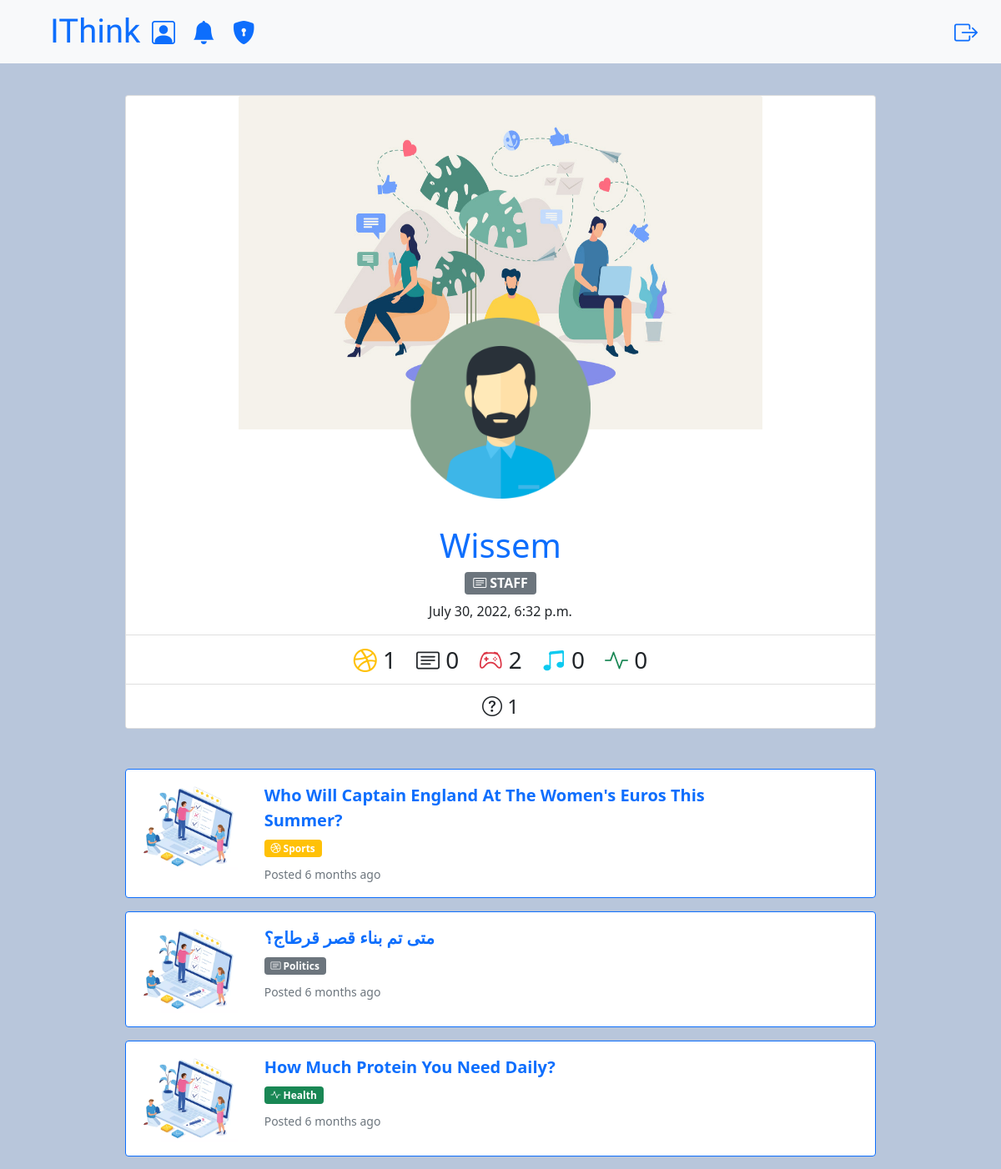
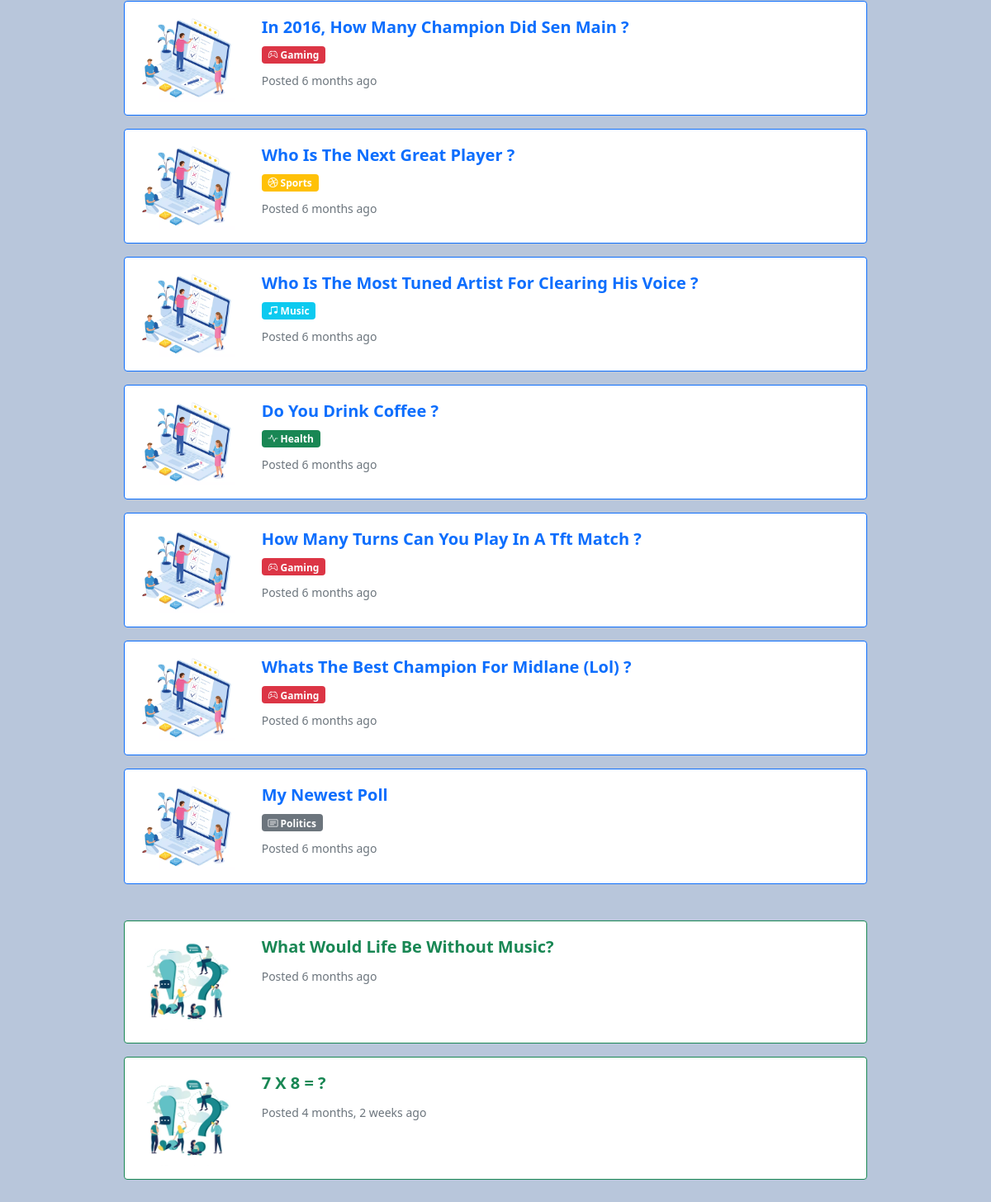
The page /profile/wissem (signed in) on the database as committed earlier (2 pictures, top to bottom).
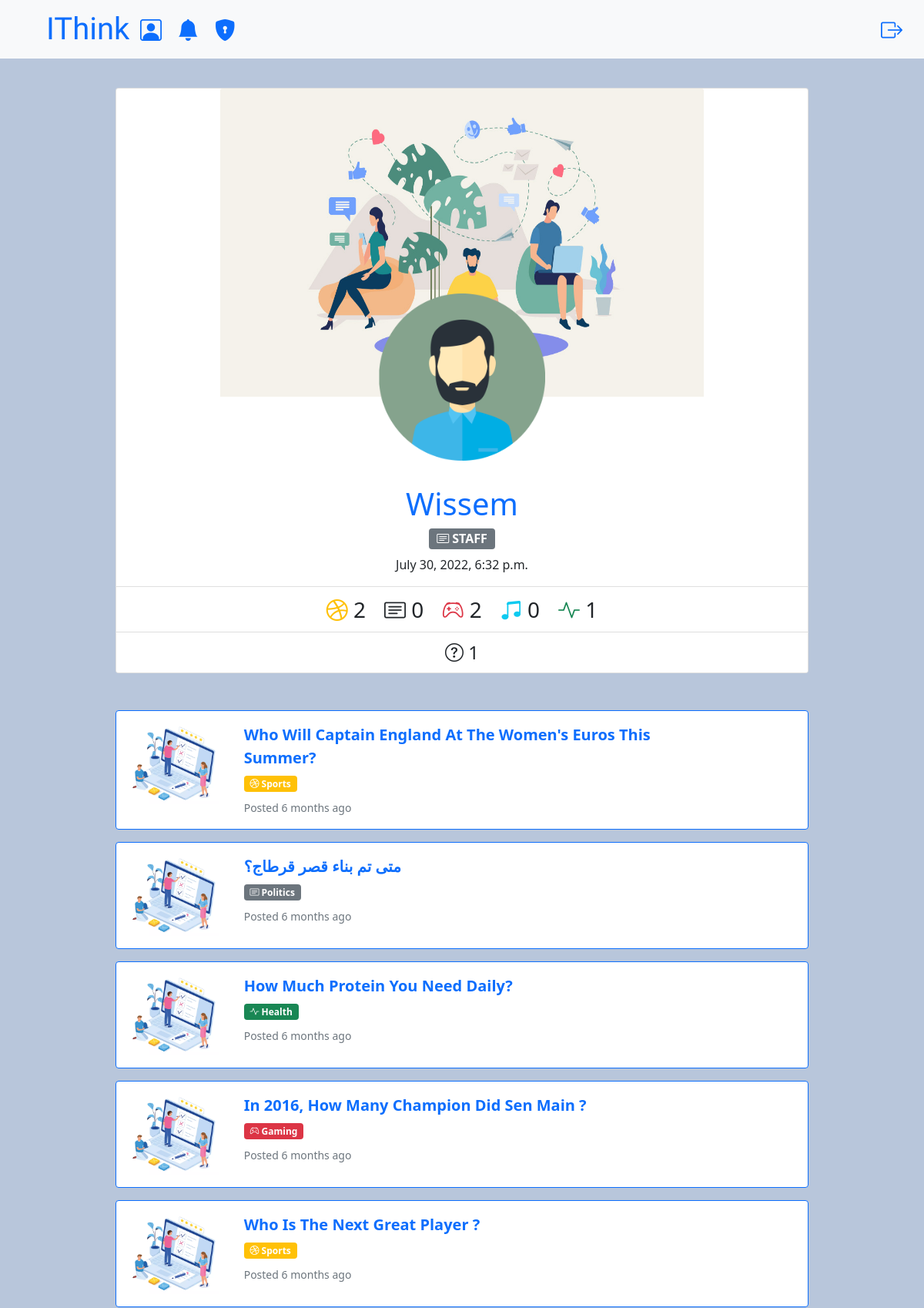
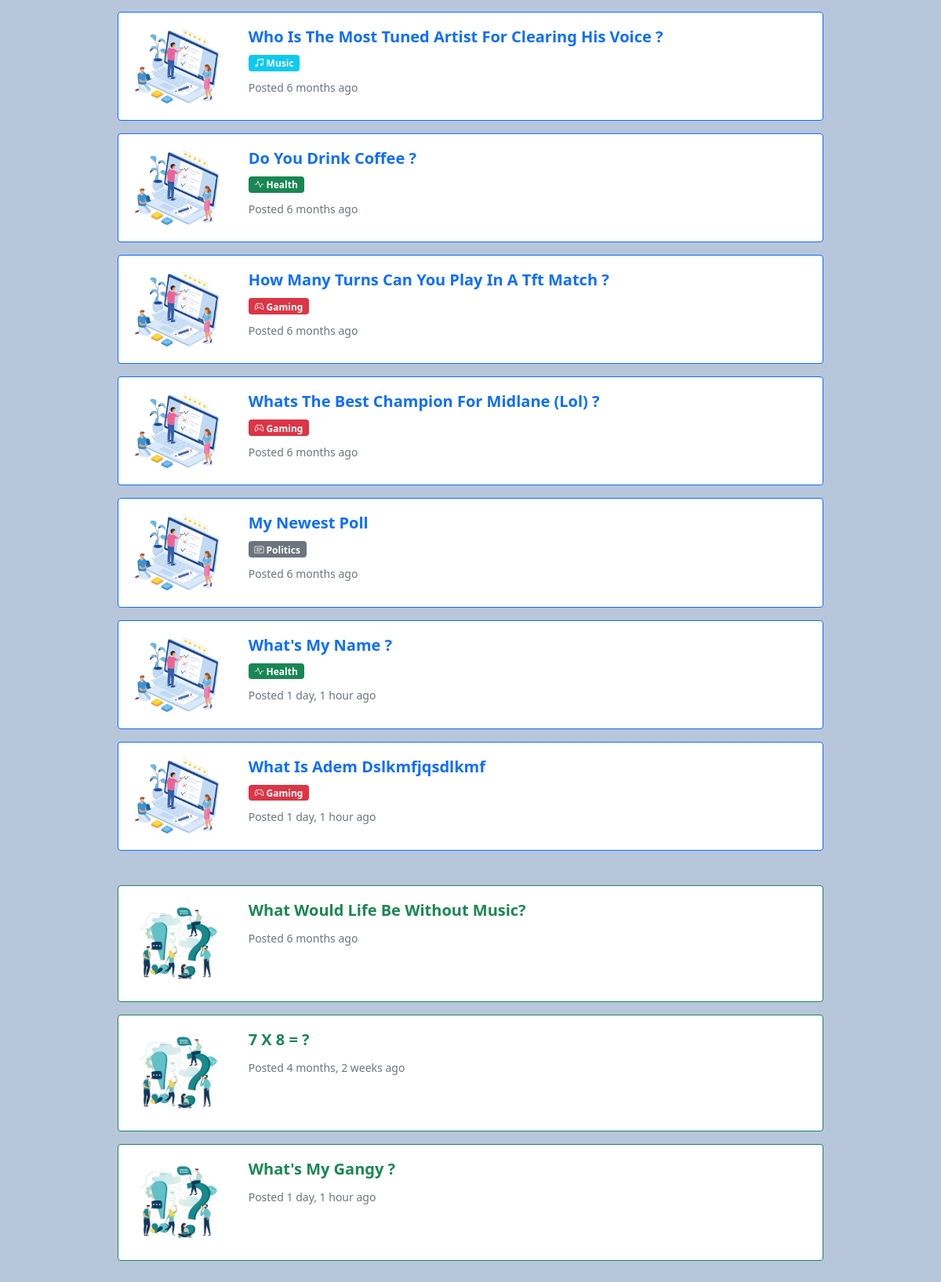
The same page on the database as committed later (2 pictures, top to bottom).
### polls/models.py (models this page shows, shortened)
class user(models.Model):
    genders = (
        ('m', 'male'),
        ('f', 'female'),
    )
    profile_picture_numbers = (
        ("['1']", '1'),
        ("['2']", '2'),
        ("['3']", '3'),
        ("['4']", '4'),
        ("['5']", '5'),
        ("['6']", '6'),
    )
    user = models.OneToOneField(User, on_delete=models.CASCADE, unique=True)
    username = models.CharField(max_length=30)
    gender = models.CharField(max_length=6, choices=genders)
    started_date = models.DateTimeField(default=timezone.now)
    email = models.EmailField(max_length=255, unique=True)
    profile_picture_number = models.CharField(
        max_length=10, choices=profile_picture_numbers)
    cover_picture_number = models.IntegerField(default=3)
    USERNAME_FIELD = "email"

class poll(models.Model):
    genres = (
        ('p', 'politics'),
        ('s', 'sports'),
        ('g', 'gaming'),
        ('h', 'health'),
        ('m', 'music'),
    )
    status = (
        ('approved', 'approved'),
        ('pending', 'pending'),
        ('disapproved', 'disapproved')
    )
    creator = models.CharField(max_length=30)
    status = models.CharField(
        max_length=11, choices=status, default="pending")
    question = models.CharField(max_length=200)
    genre = models.CharField(max_length=10, choices=genres)
    answer1 = models.CharField(max_length=200, blank=True, null=True)
    count1 = models.IntegerField(default=0)
    answer2 = models.CharField(max_length=200, blank=True, null=True)
    count2 = models.IntegerField(default=0)
    answer3 = models.CharField(max_length=200, blank=True, null=True)
    count3 = models.IntegerField(default=0)
    answer4 = models.CharField(max_length=200, blank=True, null=True)
    count4 = models.IntegerField(default=0)
    answer5 = models.CharField(max_length=200, blank=True, null=True)
    count5 = models.IntegerField(default=0)
    answer6 = models.CharField(max_length=200, blank=True, null=True)
    count6 = models.IntegerField(default=0)
    created_time = models.DateTimeField(default=timezone.now)

### questions/models.py (models this page shows, shortened)
class question(models.Model):
    status = (
        ("approved", "approved"),
        ("pending", "pending"),
        ("disapproved", "disapproved")
    )
    status = models.CharField(
        max_length=11, choices=status, default="pending")
    question = models.CharField(max_length=200)
    creator = models.CharField(max_length=30)
    created_time = models.DateTimeField(default=timezone.now)

### polls/views.py (the view)
# urls.py: path('profile/<str:name>', profileView.as_view(), name="profile"),
class profileView(LoginRequiredMixin, ListView):
    model = user
    template_name = "profile.html"
    def get_context_data(self, **kwargs):
        context = super().get_context_data(**kwargs)
        context["user"] = user.objects.get(username=self.kwargs["name"])
        voted_polls = voted.objects.filter(user=context["user"].id)
        context["voted_polls_number"] = len(voted_polls)
        context["sports"] = 0
        context["politics"] = 0
        context["gaming"] = 0
        context["music"] = 0
        context["health"] = 0
        for vote in voted_polls:
            if vote.poll.genre == "s":
                context["sports"] += 1
            elif vote.poll.genre == "p":
                context["politics"] += 1
            elif vote.poll.genre == "g":
                context["gaming"] += 1
            elif vote.poll.genre == "m":
                context["music"] += 1
            elif vote.poll.genre == "h":
                context["health"] += 1
        answered_questions_number = question_answered.objects.filter(
            user=context["user"].id)
        context["answered_questions_number"] = len(answered_questions_number)
        context["owned_polls"] = poll.objects.filter(
            creator=self.kwargs["name"])
        context["owned_questions"] = question.objects.filter(
            creator=self.kwargs["name"])
        return context

### templates/profile.html (shortened to what this page needs)
<!DOCTYPE html>
<html lang="en">
    <head>
        {% extends 'main.html' %} {% load static %}
        {% block content %}
        <div class="container bg_light" style="width: 77%; margin-top: 3.2%">
            <div class="card mb-5 " style="width: 100%">
                <div class="col d-flex justify-content-center">
                {% if user.cover_picture_number == 1 %}
                    <img
                        src="{% static 'images\covers\cover1.jpg' %}"
                        class="card-img-top bg-light"
                        style="height: 50vh; width: 70%"
                        alt="..."
                        />
                {% elif user.cover_picture_number == 4 %}
                    <img
                        src="{% static 'images\covers\cover4.jpg' %}"
                        class="card-img-top bg-light"
                        style="height: 50vh; width: 70%"
                        alt="..."
                        />
                {% endif %}
                </div>
                <div class="card-body little-profile text-center">
                    <div style="margin-top: -150px">
                        {% if user.profile_picture_number == "['1']" %}
                        <img
                            src="{% static 'images\avatars\men_avatar_1.png' %}"
                            alt="avatar"
                            width="25%"
                            height="25%"
                        />
                        {% elif user.profile_picture_number == "['3']" %}
                        <img
                            src="{% static 'images\avatars\men_avatar_3.png' %}"
                            alt="avatar"
                            width="25%"
                            height="25%"
                        />
                        {% endif %}
                    </div>
                </div>
                <div class="card-body">
                    <div class="col d-flex justify-content-center">
                        <h1 class="card-title text-primary">
                            {{ user.username|title }}
                        </h1>
                    </div>
                    {% if request.user.groups.get %}
                        <div class="col d-flex justify-content-center">
                            <h6><span class="badge badge-pill bg-secondary fs-6"><i class="bi bi-card-text"></i> {{ request.user.groups.get|upper }}</span></h6>
                        </div>
                    {% endif %}
                    <div class="col d-flex justify-content-center">
                        <p class="card-text">{{ user.started_date }}</p>
                    </div>
                </div>
                <ul class="list-group list-group-flush">
                    <li class="list-group-item d-flex justify-content-center">
                        <div class="row row-cols-auto fs-3">
                            <div class="col">
                                <i class="bi bi-dribbble text-warning"></i>
                                {{ sports }}
                            </div>
                            <div class="col">
                                <i class="bi bi-card-text text-dark"></i>
                                {{ politics }}
                            </div>
                            <div class="col">
                                <i class="bi bi-controller text-danger"></i>
                                {{ gaming }}
                            </div>
                            <div class="col">
                                <i
                                    class="bi bi-music-note-beamed text-info"
                                ></i>
                                {{ music }}
                            </div>
                            <div class="col">
                                <i class="bi bi-activity text-success"></i>
                                {{ health }}
                            </div>
                        </div>
                    </li>
                    <li class="list-group-item d-flex justify-content-center">
                        <div class="row row-cols-auto fs-4">
                            <div class="col">
                                <i class="bi bi-question-circle"></i>
                                {{ answered_questions_number }}
                            </div>
                        </div>
                    </li>
                </ul>
            </div>
            {% for poll in owned_polls %}
            <div class="card mb-3 mt-2 border-primary">
                <div class="row g-0">
                    <div class="col-md-2">
                        <img src="{% static "images/poll.png" %}"
                        class="img-fluid rounded-start p-3" alt="...">
                    </div>
                    <div class="col-md-8">
                        <div class="card-body">
                            <a href="{% url 'poll_vote' poll.pk %}" class="card-title text-decoration-none fs-5 fw-bold" >{{ poll.question|title }}</a>
                              {% if poll.genre == "p" %}
                              <h6><span class="badge badge-pill bg-secondary mt-2"><i class="bi bi-card-text"></i> Politics</span></h6>
                              {% endif %}
                              {% if poll.genre == "s" %}
                              <h6><span class="badge badge-pill bg-warning mt-2"><i class="bi bi-dribbble"></i> Sports</span></h6>
                              {% endif %}
                              {% if poll.genre == "g" %}
                              <h6><span class="badge badge-pill bg-danger mt-2"><i class="bi bi-controller"></i> Gaming</i></span></h6>
                              {% endif %}
                              {% if poll.genre == "h" %}
                              <h6><span class="badge badge-pill bg-success mt-2"><i class="bi bi-activity"></i> Health</span></h6>
                              {% endif %}
                              {% if poll.genre == "m" %}
                              <h6><span class="badge badge-pill bg-info mt-2"><i class="bi bi-music-note-beamed"></i> Music</span></h6>
                              {% endif %}
                            <p class="card-text">
                                <small class="text-muted"
                                    >Posted {{ poll.created_time|timesince }} ago</small
                                >
                            </p>
                        </div>
                    </div>
                </div>
            </div>
            {% endfor %}
            <div class="" style="height:20px"></div>
            {% for question in owned_questions %}
            <div class="card mb-3 mt-2 border-success">
                <div class="row g-0">
                    <div class="col-md-2">
                        <img src="{% static "images/q&a.png" %}"
                        class="img-fluid rounded-start p-3" alt="...">
                    </div>
                    <div class="col-md-8">
                        <div class="card-body">
                            <a href="{% url "question_answer" question.pk %}" class="card-title text-decoration-none fs-5 fw-bold text-success" >{{ question.question|title }}</a>
                            <p class="card-text mt-2">
                                <small class="text-muted"
                                    >Posted {{ question.created_time|timesince }} ago</small
                                >
                            </p>
                        </div>
                    </div>
                </div>
            </div>
            {% endfor %}
            <div class="" style="height:50px"></div>
        </div>
        {% endblock content %}

### templates/main.html (shortened to what this page needs)
<!DOCTYPE html>
<html lang="en">
<head>
    <link
    href="https://cdn.jsdelivr.net/npm/bootstrap@5.1.3/dist/css/bootstrap.min.css"
    rel="stylesheet"
    />
    <link rel="stylesheet" href="https://cdn.jsdelivr.net/npm/bootstrap-icons@1.7.2/font/bootstrap-icons.css">
    {% load static %}
    <link rel="stylesheet" href="{% static 'css/styles.css' %}" />
</head>
<body>
    <nav class="navbar navbar-light bg-light">
        <div class="container-fluid">
            <div class="col-md-1">
                <a id="title" class="navbar-brand text-primary ms-5 fs-1" href="{% url 'home' "ALL" %}" >IThink</a>
            </div>
            {% if request.user.is_authenticated %}
                <div class="col ms-5">
                    <a class="navbar-brand text-primary fs-3 ms-4" href="{% url "profile" request.user %}"><i class="bi bi-person-square"></i></a>
                    <a class="navbar-brand text-primary fs-3 " href="{% url "notifications" %}"><i class="bi bi-bell-fill"></i></a>
                    {% if request.user.groups.get %}
                        <a class="navbar-brand text-primary fs-3 " href="{% url "staffEdit" %}"><i class="bi bi-shield-lock-fill"></i></a>
                    {% endif %}
                </div>
                <div class="col">
                    <a class="navbar-brand text-primary fs-3 ms-4 float-end" href="{% url 'logout' %}"><i class="bi bi-box-arrow-right"></i></a>
                </div>
            {% endif %}
        </div>
    </nav>
    {% block content %}
    {% endblock content %}
</body>
</html>

### static/css/styles.css (style rules this page uses)
body { background-color: #b8c6db; }
.container { margin-top: 50px; box-shadow: 0 0 10px 12px rbga(100, 100, 100, 0.1); border-radius: 10px; }
#title { font-family: 'Lobster', cursive; }

Rows that differ between the two databases and show on the page:
added poll: question "What's My Name ?", genre "h" (drawn), created_time "1 day, 1 hour"
added poll: question "What Is Adem Dslkmfjqsdlkmf", genre "g" (drawn), created_time "1 day, 1 hour"
added question: question "What's My Gangy ?", created_time "1 day, 1 hour"
Other text that changed with them:
{{ sports }}: "1" → "2"
{{ health }}: "0" → "1"
